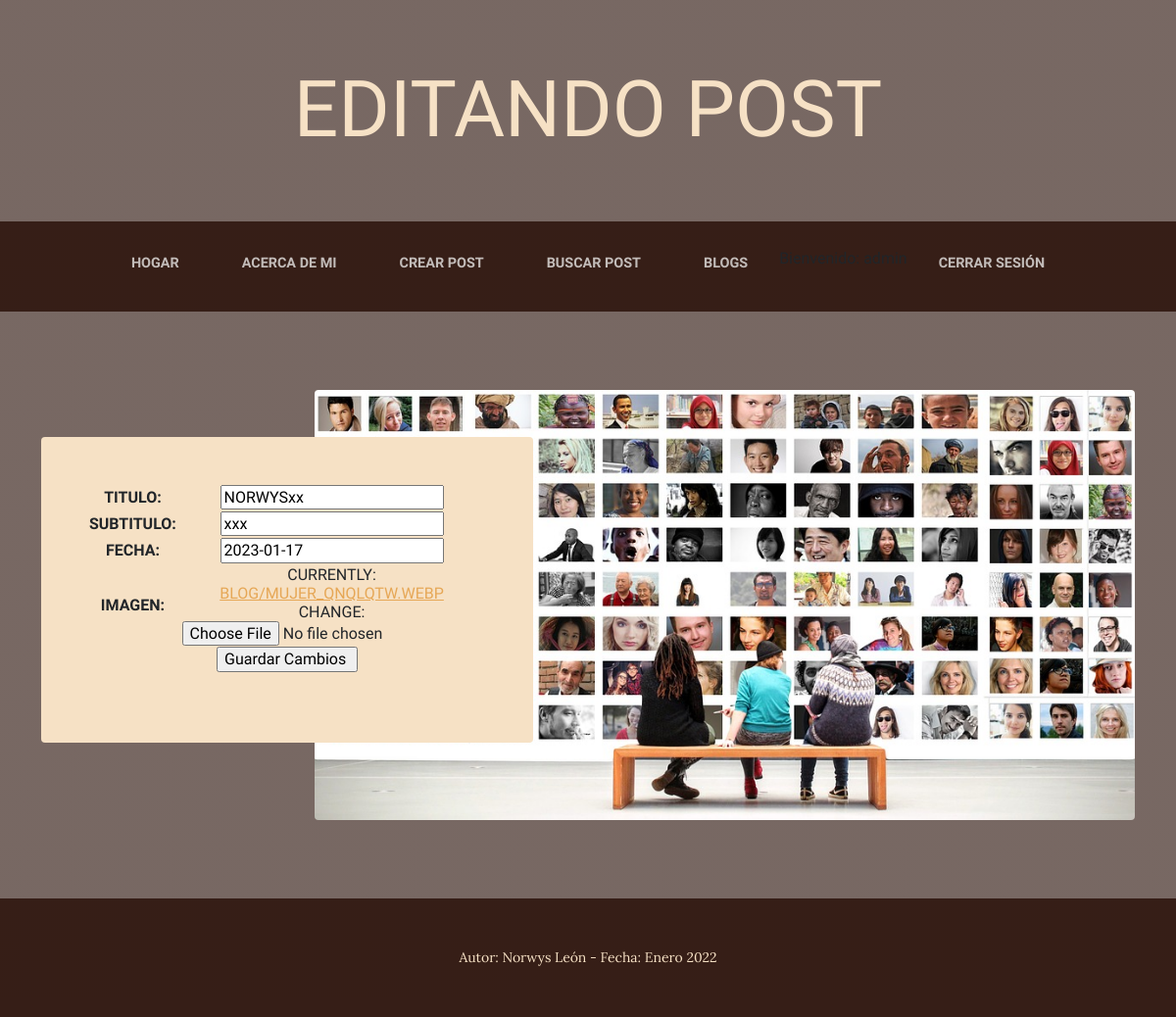
The page /Appblog/editarBlog/8 (signed in) on the database as committed earlier.
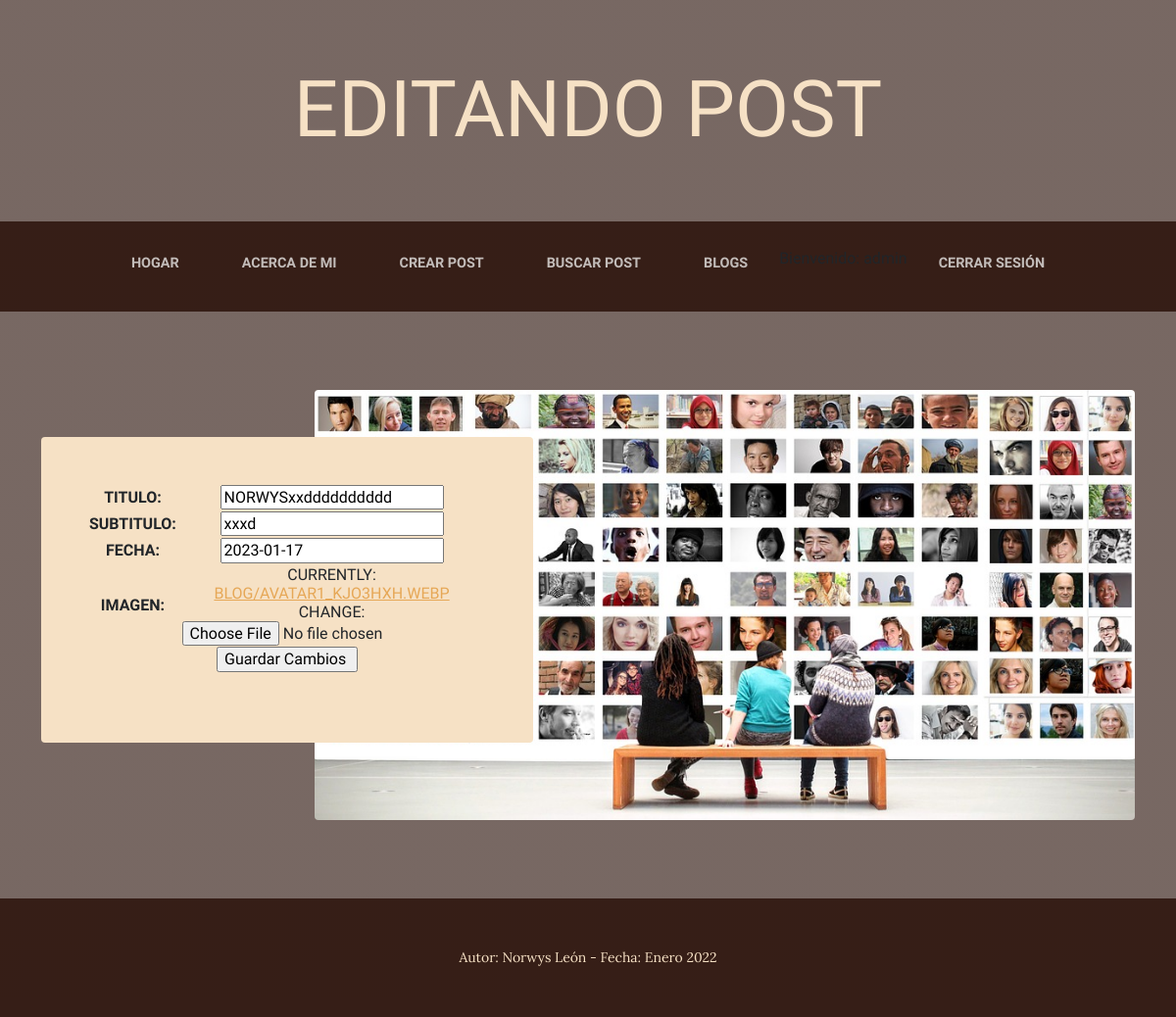
The same page on the database as committed later.
### Appblog/models.py (models this page shows, shortened)
class Blog(models.Model):
    titulo=models.CharField(max_length=100)
    subtitulo=models.CharField(max_length=100)
    cuerpo=RichTextField(blank=True, null=True)
    fecha=models.DateField()
    autor=models.ForeignKey(User, on_delete=models.CASCADE)
    imagen=models.ImageField(upload_to="blog")

### Appblog/views.py (the view)
# urls.py: path('editarBlog/<id>', editarBlog, name="editarBlog"),
@login_required
def editarBlog(request, id):
    blog=Blog.objects.get(id=id)
    if request.method=="POST":
        form= BlogForm(request.POST, request.FILES)
        if form.is_valid():         #Verifica si el formulario es valido
            info=form.cleaned_data  #transforma del formulario al diccionario
            blog.titulo=info["titulo"]
            blog.subtitulo=info["subtitulo"]
            blog.fecha=info["fecha"]
            blog.imagen=info["imagen"]
            blog.autor=request.user
            blog.save()
            blogs=Blog.objects.all()
            return render (request, "Appblog/leerBlogs.html", {"blogs": blogs, "mensaje": "Blog editado correctamente!"})
        pass
    else:
        formulario= BlogForm(initial= {"titulo":blog.titulo, "subtitulo":blog.subtitulo, "cuerpo":blog.cuerpo, "fecha":blog.fecha, "imagen":blog.imagen})  #Trae los datos iniciales del Blog
        return render (request, "Appblog/editarBlog.html", {"form": formulario, "blog": blog})

### Appblog/forms.py
class BlogForm(forms.Form):
    titulo=forms.CharField(label="Titulo", max_length=100)
    subtitulo=forms.CharField(label="Subtitulo", max_length=100)
    cuerpo=RichTextField(blank=True, null=True)
    fecha=forms.DateField(label="Fecha")
    imagen=forms.ImageField(label="Imagen")

### Appblog/templates/Appblog/editarBlog.html (shortened to what this page needs)
{% extends "Appblog/Padre.html" %}
{% load static %}
{% block Titulos_iniciales %}
<span class="site-heading-lower">EDITANDO POST  </span>
{% endblock %}
{% block imagen %}
    <img class="intro-img img-fluid mb-3 mb-lg-0 rounded" src="{% static 'assets/img/registro.jpg' %}" alt="..." />
{% endblock %}
{% block Titulos_texto %}
<h6 class="section-heading mb-4">
    <form action="{% url 'editarBlog' blog.id %}" method="POST" enctype="multipart/form-data"> {% csrf_token %}
       <table>
            {{ form.as_table }}
       </table>
        <input type="submit" value="Guardar Cambios ">
    </form>
 </h6>
{% endblock %}
{% block Autor_fecha %}
    <div class="container"><p class="m-0 small">Autor: Norwys León - Fecha: Enero 2022</p></div>
{% endblock %}

Rows that differ between the two databases and show on the page:
changed Blog: titulo "NORWYSxx" → "NORWYSxxdddddddddd"; subtitulo "xxx" → "xxxd"
Other text that changed with them:
text no longer shown: "TITULO: SUBTITULO: FECHA: IMAGEN: CURRENTLY: BLOG/MUJER_QNQLQTW.WEBP CHANGE:"
text now shown: "TITULO: SUBTITULO: FECHA: IMAGEN: CURRENTLY: BLOG/AVATAR1_KJO3HXH.WEBP CHANGE:"
